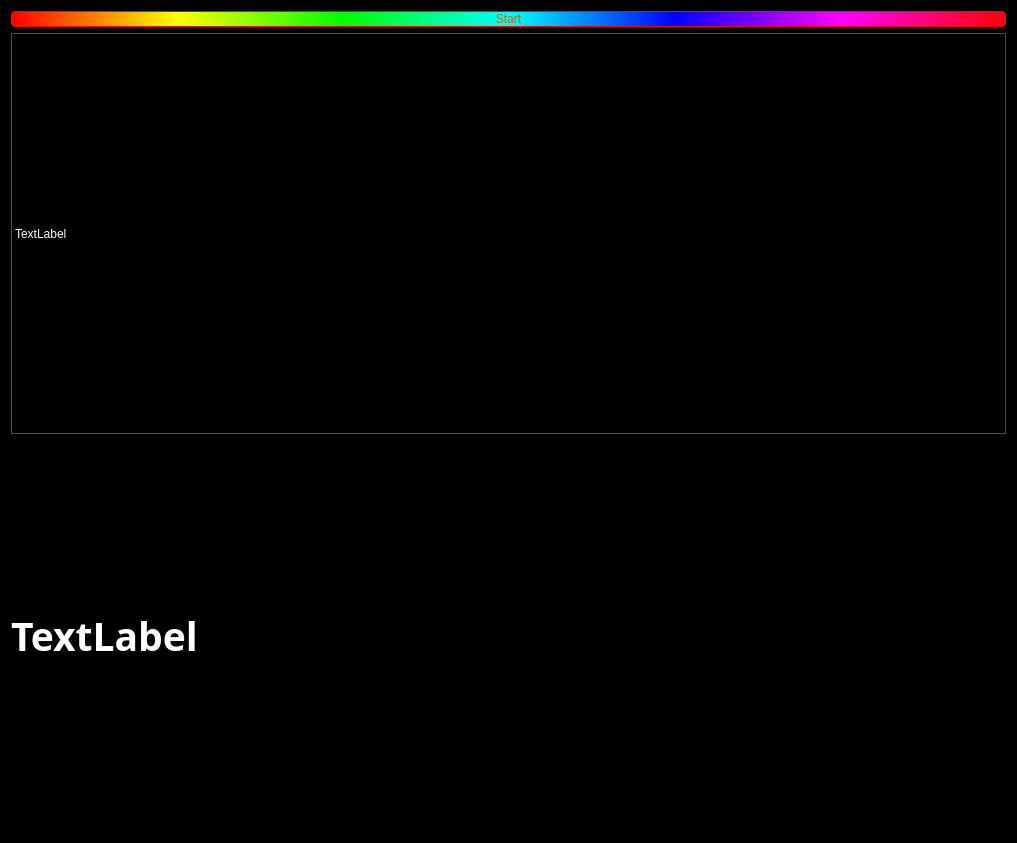
<?xml version="1.0" encoding="UTF-8"?>
<ui version="4.0">
 <class>Form</class>
 <widget class="QWidget" name="Form">
  <property name="geometry">
   <rect>
    <x>0</x>
    <y>0</y>
    <width>1017</width>
    <height>843</height>
   </rect>
  </property>
  <property name="windowTitle">
   <string>Cam view</string>
  </property>
  <property name="styleSheet">
   <string notr="true">background-color: rgb(0, 0, 0);
color: rgb(255, 255, 255);</string>
  </property>
  <layout class="QHBoxLayout" name="horizontalLayout">
   <item>
    <layout class="QVBoxLayout" name="verticalLayout">
     <item>
      <widget class="QPushButton" name="control_bt">
       <property name="contextMenuPolicy">
        <enum>Qt::DefaultContextMenu</enum>
       </property>
       <property name="styleSheet">
        <string notr="true">background-color: qlineargradient(spread:pad, x1:0, y1:0, x2:1, y2:0, stop:0 rgba(255, 0, 0, 255), stop:0.166 rgba(255, 255, 0, 255), stop:0.333 rgba(0, 255, 0, 255), stop:0.5 rgba(0, 255, 255, 255), stop:0.666 rgba(0, 0, 255, 255), stop:0.833 rgba(255, 0, 255, 255), stop:1 rgba(255, 0, 0, 255));

color: rgb(206, 92, 0);
font: italic 18pt &quot;ori1Uni&quot;;

border: 1px solid red;
border-radius: 4px;</string>
       </property>
       <property name="text">
        <string>Start</string>
       </property>
      </widget>
     </item>
     <item>
      <widget class="QLabel" name="image_label">
       <property name="styleSheet">
        <string notr="true">border: 1px solid red;</string>
       </property>
       <property name="text">
        <string>TextLabel</string>
       </property>
      </widget>
     </item>
     <item>
      <widget class="QLabel" name="log">
       <property name="enabled">
        <bool>true</bool>
       </property>
       <property name="maximumSize">
        <size>
         <width>1000</width>
         <height>392</height>
        </size>
       </property>
       <property name="font">
        <font>
         <family>Font Awesome 5 Brands</family>
         <pointsize>29</pointsize>
         <weight>75</weight>
         <bold>true</bold>
        </font>
       </property>
       <property name="contextMenuPolicy">
        <enum>Qt::NoContextMenu</enum>
       </property>
       <property name="text">
        <string>TextLabel</string>
       </property>
      </widget>
     </item>
    </layout>
   </item>
  </layout>
 </widget>
 <resources/>
 <connections/>
</ui>
